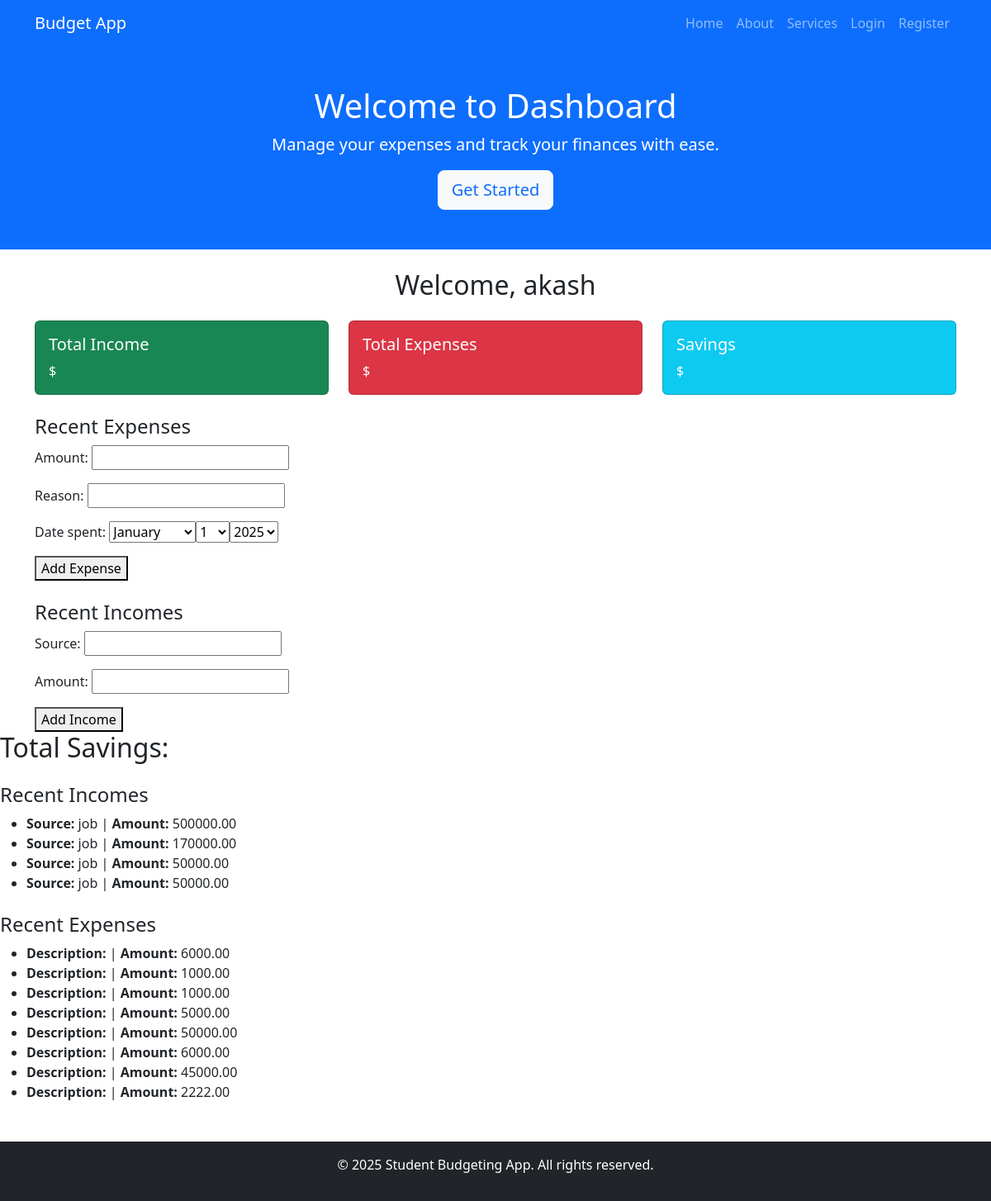
/dashboard/ (signed in), run on the app's committed database.
### budget/models.py (models this page shows, shortened)
class Income(models.Model):
    user = models.ForeignKey(User, on_delete=models.CASCADE)
    source = models.CharField(max_length=100)
    amount = models.DecimalField(max_digits=10, decimal_places=2)
    date_received = models.DateField(auto_now_add=True)

class Expense(models.Model):
    user = models.ForeignKey(User, on_delete=models.CASCADE)
    amount = models.DecimalField(max_digits=10, decimal_places=2)
    reason = models.CharField(max_length=255)
    date_spent = models.DateField(null=True)  # Temporarily allow null values

### budget/views.py (the view, shortened to what this page needs)
# urls.py: path('dashboard/', views.dashboard, name='dashboard'),  # Ensure this is correctly linked to the dashboard vie
@login_required
def dashboard(request):
    income_form = IncomeForm()
    expense_form = ExpenseForm()
    incomes = Income.objects.filter(user=request.user)
    expenses = Expense.objects.filter(user=request.user)
    return render(request, 'dashboard.html', {
        'income_form': income_form,
        'expense_form': expense_form,
        'incomes': incomes,  # Pass the user's income records
        'expenses': expenses,  # Pass the user's expense records
    })

### budget/forms.py
class IncomeForm(forms.ModelForm):
    class Meta:
        model = Income
        fields = ['source', 'amount']  # Include only fields you want to show in the form

class ExpenseForm(forms.ModelForm):
    class Meta:
        model = Expense
        fields = ['amount', 'reason', 'date_spent']  # Include the fields to show in the form
    date_spent = forms.DateField(widget=forms.SelectDateWidget())

### templates/dashboard.html (shortened to what this page needs)
<!DOCTYPE html>
<html lang="en">
<head>
    <link href="https://cdn.jsdelivr.net/npm/bootstrap@5.3.0/dist/css/bootstrap.min.css" rel="stylesheet">
</head>
<body>
    <nav class="navbar navbar-expand-lg navbar-dark bg-primary">
        <div class="container">
            <a class="navbar-brand" href="#">Budget App</a>
            <div class="collapse navbar-collapse" id="navbarNav">
                <ul class="navbar-nav ms-auto">
                    <li class="nav-item"><a class="nav-link" href="{% url 'index' %}">Home</a></li>
                    <li class="nav-item"><a class="nav-link" href="{% url 'about' %}">About</a></li>
                    <li class="nav-item"><a class="nav-link" href="{% url 'about' %}">Services</a></li>
                    <li class="nav-item"><a class="nav-link" href="{% url 'login' %}">Login</a></li>
                    <li class="nav-item"><a class="nav-link" href="{% url 'registration' %}">Register</a></li>
                </ul>
            </div>
        </div>
    </nav>
    <header class="bg-primary text-white text-center py-5">
        <div class="container">
            <h1>Welcome to Dashboard</h1>
            <p class="lead">Manage your expenses and track your finances with ease.</p>
            <a href="#" class="btn btn-light btn-lg text-primary">Get Started</a>
        </div>
    </header>
    <div class="container mt-4">
        <h2 class="text-center">Welcome, {{ user.username }}</h2>
        <div class="row mt-4">
            <div class="col-md-4">
                <div class="card text-white bg-success">
                    <div class="card-body">
                        <h5 class="card-title">Total Income</h5>
                        <p class="card-text">${{ total_income }}</p>
                    </div>
                </div>
            </div>
            <div class="col-md-4">
                <div class="card text-white bg-danger">
                    <div class="card-body">
                        <h5 class="card-title">Total Expenses</h5>
                        <p class="card-text">${{ total_expenses }}</p>
                    </div>
                </div>
            </div>
            <div class="col-md-4">
                <div class="card text-white bg-info">
                    <div class="card-body">
                        <h5 class="card-title">Savings</h5>
                        <p class="card-text">${{ savings }}</p>
                    </div>
                </div>
            </div>
        </div>
<div class="mt-4">
    <h4>Recent Expenses</h4>
    <form method="POST">
        {{ expense_form.as_p }}
        <button type="submit" name="add_expense">Add Expense</button>
    </form>
</div>
<div class="mt-4">
    <h4>Recent Incomes</h4>
    <form method="POST">
        {{ income_form.as_p }}
        <button type="submit" name="add_income">Add Income</button>
    </form>
</div>
    </div>
    <h2>Total Savings: {{ savings }}</h2>
<div class="mt-4">
    <h4>Recent Incomes</h4>
    {% if incomes %}
        <ul>
            {% for income in incomes %}
                <li>
                    <strong>Source:</strong> {{ income.source }} | <strong>Amount:</strong> {{ income.amount }}
                </li>
            {% endfor %}
        </ul>
    {% else %}
        <p>No income records found.</p>
    {% endif %}
</div>
<div class="mt-4">
    <h4>Recent Expenses</h4>
    {% if expenses %}
        <ul>
            {% for expense in expenses %}
                <li>
                    <strong>Description:</strong> {{ expense.description }} | <strong>Amount:</strong> {{ expense.amount }}
                </li>
            {% endfor %}
        </ul>
    {% else %}
        <p>No expense records found.</p>
    {% endif %}
</div>
    <footer class="bg-dark text-white text-center py-3 mt-5">
        <p>&copy; 2025 Student Budgeting App. All rights reserved.</p>
    </footer>
</body>
</html>

### data on the page
Income: source "job", amount "500000.00"
Income: source "job", amount "170000.00"
Income: source "job", amount "50000.00"
Income: source "job", amount "50000.00"
Expense: amount "6000.00"
Expense: amount "1000.00"
Expense: amount "1000.00"
Expense: amount "5000.00"
Expense: amount "50000.00"
Expense: amount "6000.00"
Expense: amount "45000.00"
Expense: amount "2222.00"

### other printed values
{{ user.username }} "akash"
